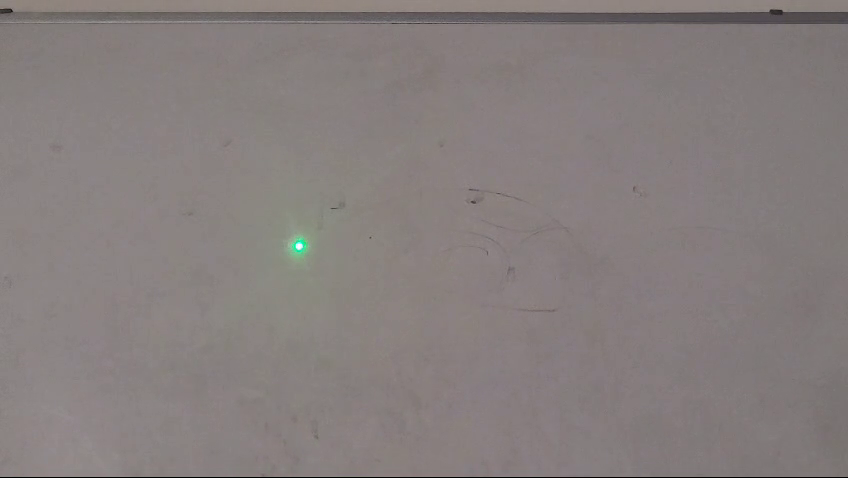
#> input picture Motion Detection/30_frames_for motion_detection/frame_0000.png, 848 x 478 px, found by its file name; its folder holds only this picture in this run
$ python motion5.py
#> lines starting #> are read from the running program, lines starting #| are printed output that depends on the picture; after the words box and inside, x2 and y2 are one past the last pixel; in counts of white or black regions, pixels touching at a corner belong together
import cv2
import numpy as np
import math
import os
import pandas as pd
import matplotlib.pyplot as plt

# Path to the folder containing the images
folder_path = '/Users/kinshukbansal/Desktop/30_frames_for motion_detection'  # Folder path updated

# Define the maximum radius for circles and bright region threshold
max_radius = 50  # Set the maximum radius for small circles
brightness_threshold = 200  # Threshold for the bright region

# Data storage for all images and motion vectors
all_circle_data = []
motion_vectors = []

# Get all image filenames and sort them to maintain order
image_filenames = sorted([f for f in os.listdir(folder_path) if f.endswith(".png") or f.endswith(".jpg")])

# Assuming all images have the same size, we will use the first image to get the size
first_image_path = os.path.join(folder_path, image_filenames[0])
first_image = cv2.imread(first_image_path, cv2.IMREAD_GRAYSCALE)
#> first_image: shape (478, 848); min 0, max 251, mean 127.9
image_height, image_width = first_image.shape  # Get the dimensions of the image
#> image_height = 478; image_width = 848

# Loop through each sorted file
previous_center = None  # Initialize to store the previous center for motion vector calculation

for filename in image_filenames:
    image_path = os.path.join(folder_path, filename)

    # Load the image
    image = cv2.imread(image_path, cv2.IMREAD_GRAYSCALE)

    # Apply GaussianBlur to reduce noise
    blurred_image = cv2.GaussianBlur(image, (5, 5), 0)

    # Apply Canny Edge Detection
    edges = cv2.Canny(blurred_image, 100, 200)
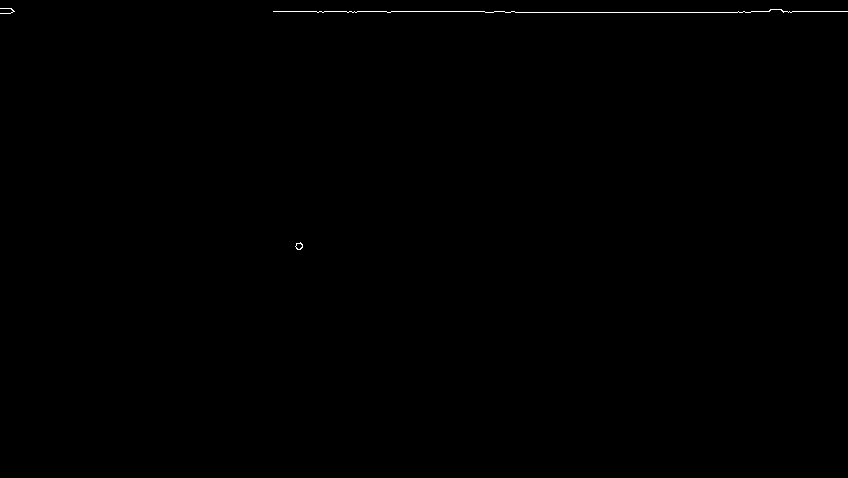
#> edges: shape (478, 848); 0.16% white in thin lines or dots, all inside (x1, y1, x2, y2) = (0, 8, 848, 250)

    # Apply thresholding to find bright regions
    _, bright_regions = cv2.threshold(blurred_image, brightness_threshold, 255, cv2.THRESH_BINARY)
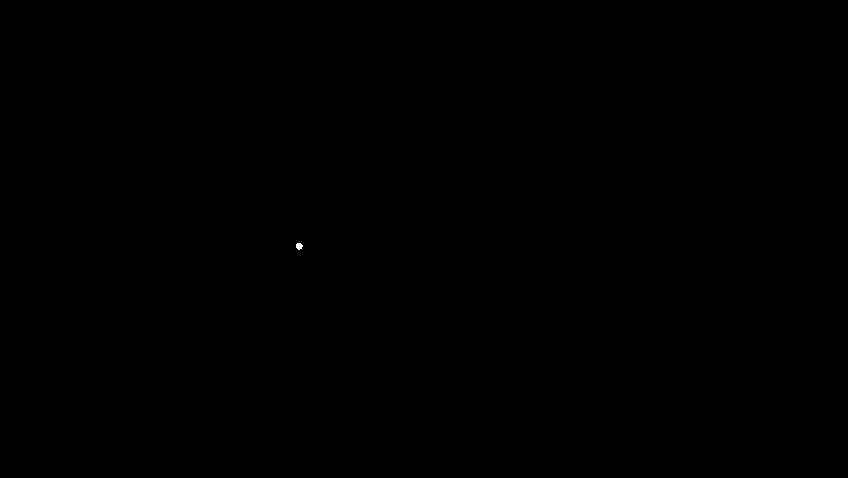
#> bright_regions: shape (478, 848); 0.01% white; 1 white region

    # Find contours based on the edges detected
    contours, _ = cv2.findContours(edges, cv2.RETR_EXTERNAL, cv2.CHAIN_APPROX_SIMPLE)
#> contours = 3 contours, 2 with area under 20; largest, box (x1, y1, x2, y2) and area: (295, 242, 303, 250) 35

    # Origin point for distance calculation
    origin = (0, 0)

    # Loop through each contour
    for contour in contours:
        # Fit a minimum enclosing circle around the contour
        (x, y), radius = cv2.minEnclosingCircle(contour)
        center = (int(x), int(y))  # Convert center to integer
        radius = int(radius)       # Convert radius to integer

        # Check if the region inside the contour is bright and the circle is small
        if radius <= max_radius:
            # Create a mask for the contour
            mask = np.zeros_like(image)
            cv2.drawContours(mask, [contour], -1, 255, -1)  # Fill the contour on the mask

            # Check if the contour is within a bright region
            if np.any(cv2.bitwise_and(bright_regions, bright_regions, mask=mask)):
                # Calculate pixel intensity at the center
                pixel_intensity = image[center[1], center[0]]

                # Calculate distance from origin
                distance_from_origin = math.sqrt((center[0] - origin[0]) ** 2 + (center[1] - origin[1]) ** 2)

                # Store the data for the current frame
                all_circle_data.append({
                    'Image': filename,
                    'Center (x, y)': center,
                    'Radius': radius,
                    'Pixel Intensity': pixel_intensity,
                    'Distance from Origin': distance_from_origin
                })

                # If we have a previous center, calculate the motion vector
                if previous_center is not None:
                    dx = center[0] - previous_center[0]  # Change in x-coordinate
                    dy = center[1] - previous_center[1]  # Change in y-coordinate
                    motion_vectors.append({
                        'From Image': prev_filename,
                        'To Image': filename,
                        'Start (x, y)': previous_center,
                        'End (x, y)': center,
                        'Motion Vector (dx, dy)': (dx, dy),
                        'Magnitude': math.sqrt(dx**2 + dy**2)
                    })

                # Update previous center and filename for the next iteration
                previous_center = center
                prev_filename = filename
#> this loop made 3 passes
#> (x, y, radius, pixel_intensity, distance_from_origin, previous_center, prev_filename) on pass 1: (298.5, 245.5, 3, 251, 385.8, (298, 245), 'frame_0000.png')
#> (x, y, radius) on pass 2: (560, 11, 287)
#> mask: shape (478, 848); 0.01% white in thin lines or dots, all inside (x1, y1, x2, y2) = (0, 8, 15, 14)
#> after the loop, all_circle_data = 1 item; motion_vectors = []

# Convert the collected data into pandas DataFrames
circle_df = pd.DataFrame(all_circle_data)
#> circle_df = table of 1 rows and 5 columns
motion_vector_df = pd.DataFrame(motion_vectors)
#> motion_vector_df = table of 0 rows and 0 columns

# Save the data to CSV files
csv_circle_data_path = 'circle_data_output.csv'
csv_motion_vectors_path = 'motion_vectors_output.csv'
circle_df.to_csv(csv_circle_data_path, index=False)
motion_vector_df.to_csv(csv_motion_vectors_path, index=False)

print(f"Circle data has been saved to {csv_circle_data_path}")
print(f"Motion vector data has been saved to {csv_motion_vectors_path}")

# Plot the coordinates of the circle centers with the same size as the image
plt.figure(figsize=(8, 6))
plt.scatter(circle_df['Center (x, y)'].apply(lambda x: x[0]), circle_df['Center (x, y)'].apply(lambda x: x[1]), color='blue', label='Circle Centers')

# Plot the motion vectors (arrows) between frames
for _, row in motion_vector_df.iterrows():
    start = row['Start (x, y)']
    end = row['End (x, y)']
    plt.arrow(start[0], start[1], end[0] - start[0], end[1] - start[1],
              head_width=5, head_length=10, fc='red', ec='red', label='Motion Vectors')
#> this loop made 0 passes

plt.title('Circle Center Coordinates and Motion Vectors')
plt.xlabel('X Coordinate')
plt.ylabel('Y Coordinate')
plt.xlim(0, image_width)  # Set the x-axis limit to match image width
plt.ylim(image_height, 0)  # Set the y-axis limit to match image height (inverted to match image coordinates)
plt.grid(True)
plt.gca().set_aspect('equal', adjustable='box')  # Ensure the aspect ratio matches the image
plt.legend()

# Save the plot as an image file (PNG)
plot_output_path = 'circle_and_motion_vectors_plot.png'
plt.savefig(plot_output_path)
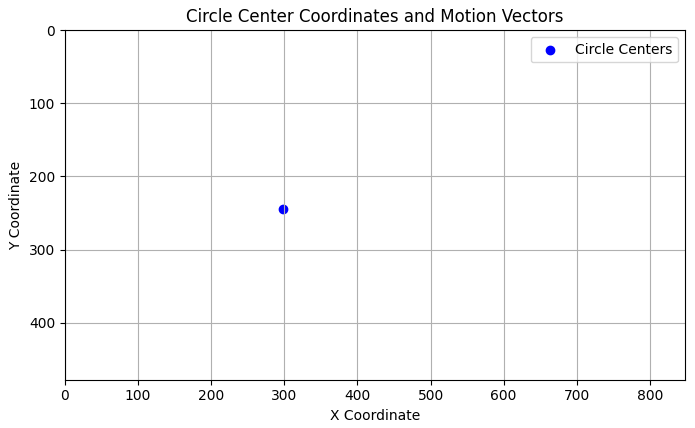
#> figure drawn by matplotlib, 1 panel
plt.show()

print(f"Plot with motion vectors has been saved to {plot_output_path}")
